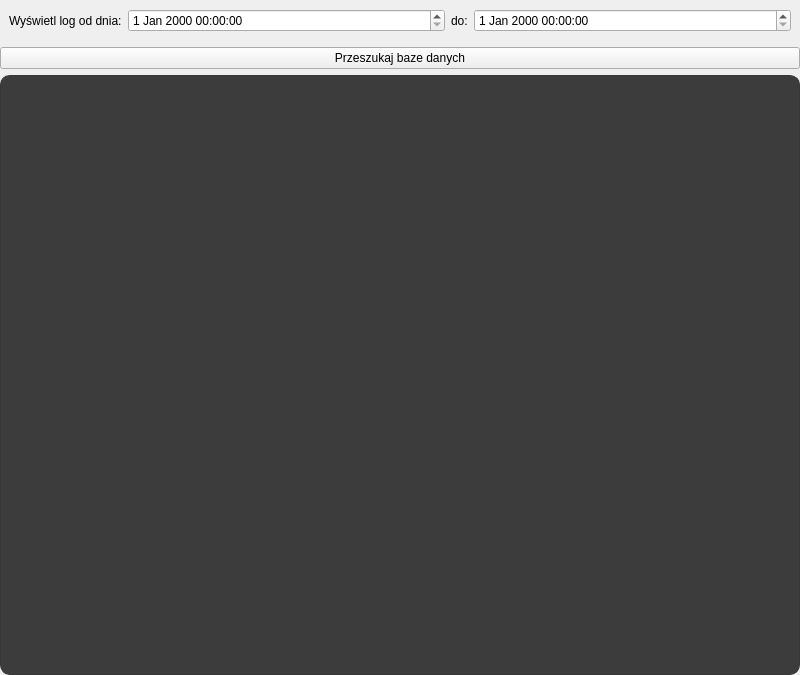
<?xml version="1.0" encoding="UTF-8"?>
<ui version="4.0">
 <class>DatabaseViewWidget</class>
 <widget class="QWidget" name="DatabaseViewWidget">
  <property name="geometry">
   <rect>
    <x>0</x>
    <y>0</y>
    <width>800</width>
    <height>675</height>
   </rect>
  </property>
  <property name="windowTitle">
   <string>Form</string>
  </property>
  <layout class="QVBoxLayout" name="verticalLayout">
   <property name="leftMargin">
    <number>0</number>
   </property>
   <property name="topMargin">
    <number>0</number>
   </property>
   <property name="rightMargin">
    <number>0</number>
   </property>
   <property name="bottomMargin">
    <number>0</number>
   </property>
   <item>
    <widget class="QWidget" name="widget" native="true">
     <layout class="QHBoxLayout" name="horizontalLayout" stretch="0,1,0,1">
      <item alignment="Qt::AlignRight">
       <widget class="QLabel" name="label">
        <property name="text">
         <string>Wyświetl log od dnia:</string>
        </property>
       </widget>
      </item>
      <item>
       <widget class="QDateTimeEdit" name="lowDateTime"/>
      </item>
      <item alignment="Qt::AlignRight">
       <widget class="QLabel" name="label_2">
        <property name="text">
         <string>do:</string>
        </property>
       </widget>
      </item>
      <item>
       <widget class="QDateTimeEdit" name="highDateTime"/>
      </item>
     </layout>
    </widget>
   </item>
   <item>
    <widget class="QPushButton" name="searchBtn">
     <property name="text">
      <string>Przeszukaj baze danych</string>
     </property>
    </widget>
   </item>
   <item>
    <widget class="QTableView" name="tableView">
     <property name="minimumSize">
      <size>
       <width>800</width>
       <height>600</height>
      </size>
     </property>
     <property name="styleSheet">
      <string notr="true">QTableView
{
    alternate-background-color: rgb(60, 60, 60);
    background-color: rgb(60, 60, 60);
    gridline-color: rgb(50, 50, 50);
    color: white;
	border: 1px solid rgb(55,55,55);
	border-radius:10px;
}
QTableView::item 
{   
    color: white;        
}

QTableView::item:focus
{   
    color: white;
    background: rgb(56, 56, 56);          
}        
QTableView::item:selected
{   
    color: white;
    background: rgb(56, 56, 56);            
}

QHeaderView::section {
    background-color: rgb(46, 109, 226);
    padding: 8px;
    border: 1px solid rgb(6, 18, 57);
    font-size: 11pt;
	border-style: none;
	border: 1px solid rgb(22, 86, 223);
	color: white;
	font-weight: 500;
}

QHeaderView::section:horizontal
{
    border-top: 0;
}

QHeaderView::section:vertical
{
    border-left: 0;
}</string>
     </property>
     <property name="cornerButtonEnabled">
      <bool>false</bool>
     </property>
     <attribute name="horizontalHeaderStretchLastSection">
      <bool>true</bool>
     </attribute>
     <attribute name="verticalHeaderVisible">
      <bool>false</bool>
     </attribute>
    </widget>
   </item>
  </layout>
 </widget>
 <resources/>
 <connections/>
</ui>
